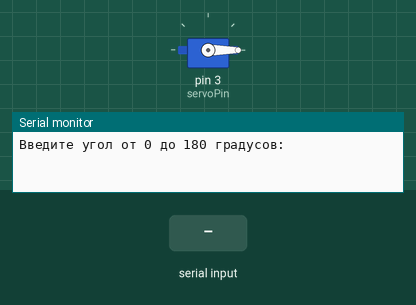
The sketch below on a simulated Arduino Uno, built with avr-gcc and run on an emulated ATmega328P. Shown: servo, the last lines printed to the serial monitor. The inputs (shaded band) are chosen by the test bench.

Above: at 1.2 s.
1.3 s: "90,45\n" received over Serial
At 2.83 s:
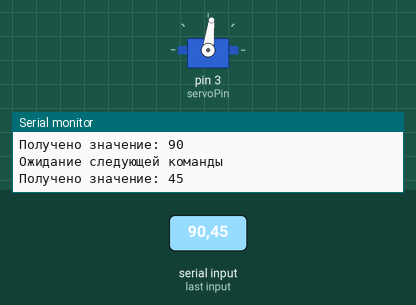
At 4.1 s:
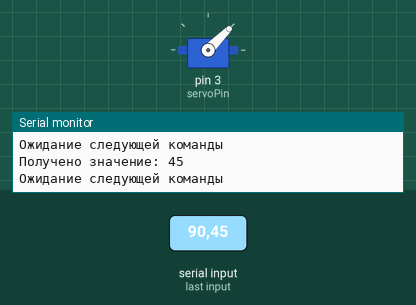
4.3 s: "30,150\n" received over Serial
At 6.7 s:
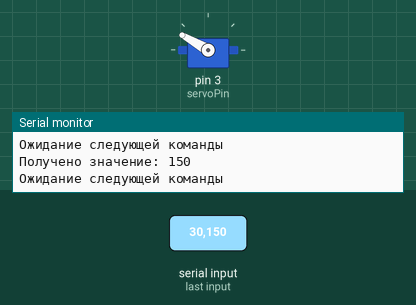
Timing chart, 0 to 8.2 s (numbered marks = the images above; inputs shaded):
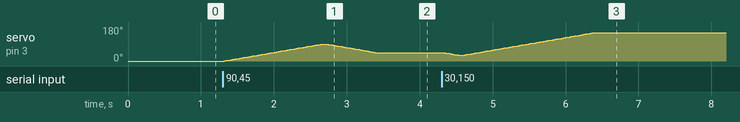

The sketch:

10.ino
```cpp
#include <Servo.h>

Servo servo;
const int servoPin = 3;
int currentAngle = 0;

void setup() {
  servo.attach(servoPin);
  servo.write(currentAngle);
  Serial.begin(9600);
  Serial.println("Введите угол от 0 до 180 градусов:");
}

void loop() {
  if (Serial.available() > 0) {

    int targetAngle = Serial.parseInt();

    while (Serial.available() > 0) {
      Serial.read();
    }

    Serial.print("Получено значение: ");
    Serial.println(targetAngle);

    if (targetAngle >= 0 && targetAngle <= 180) {
      if (targetAngle != currentAngle) {

        if (targetAngle > currentAngle) {
          for (int pos = currentAngle; pos <= targetAngle; pos++) {
            servo.write(pos);
            delay(15);
          }
        } else {
          for (int pos = currentAngle; pos >= targetAngle; pos--) {
            servo.write(pos);
            delay(15);
          }
        }

        currentAngle = targetAngle;

      } else {
        Serial.print("Сервопривод уже находится в положении ");
        Serial.print(targetAngle);
        Serial.println("°.");
      }

    } else {
      Serial.println("Ошибка: Некорректное значение");
    }

    Serial.println("Ожидание следующей команды");
  }
}
```

Measured:
- after the input at 1.3 s, servo on pin 3 (servoPin): rises from 0° to 90° in 1.3 s, then falls to 45° in 0.72 s
